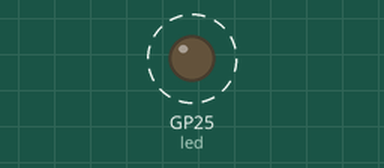
Bench run of a program on a simulated Raspberry Pi Pico running MicroPython. Parts: output pins drawn as LEDs (lit = HIGH). Dashed ring = blinking. What the program prints to the serial console is not drawn.

Above: at 0.05 s.
Timing chart, 0 to 3.0 s (numbered marks = the images above):
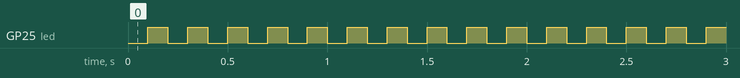

Measured:
- by itself, GP25 (led): alternates HIGH for 0.10 s and LOW for 0.10 s

The program:

pico_ds1820.py
```python
"""
  Simple LED blink program for Raspberry Pi Pico
"""

from machine import Pin, Timer


led = Pin("LED", Pin.OUT)
timer0 = Timer()


def tick(timer):
    global led
    led.toggle()
    print("Toggle LED")


timer0.init(freq=10, mode=Timer.PERIODIC, callback=tick)
```
